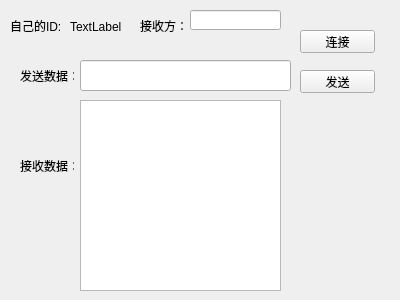
<?xml version="1.0" encoding="UTF-8"?>
<ui version="4.0">
 <class>Widget</class>
 <widget class="QWidget" name="Widget">
  <property name="geometry">
   <rect>
    <x>0</x>
    <y>0</y>
    <width>400</width>
    <height>300</height>
   </rect>
  </property>
  <property name="windowTitle">
   <string>client</string>
  </property>
  <widget class="QLineEdit" name="lineEdit">
   <property name="geometry">
    <rect>
     <x>80</x>
     <y>60</y>
     <width>211</width>
     <height>31</height>
    </rect>
   </property>
  </widget>
  <widget class="QLabel" name="label">
   <property name="geometry">
    <rect>
     <x>20</x>
     <y>70</y>
     <width>54</width>
     <height>12</height>
    </rect>
   </property>
   <property name="text">
    <string>发送数据：</string>
   </property>
  </widget>
  <widget class="QPushButton" name="pushButton">
   <property name="geometry">
    <rect>
     <x>300</x>
     <y>30</y>
     <width>75</width>
     <height>23</height>
    </rect>
   </property>
   <property name="text">
    <string>连接</string>
   </property>
  </widget>
  <widget class="QLabel" name="label_2">
   <property name="geometry">
    <rect>
     <x>20</x>
     <y>160</y>
     <width>54</width>
     <height>12</height>
    </rect>
   </property>
   <property name="text">
    <string>接收数据：</string>
   </property>
  </widget>
  <widget class="QPushButton" name="pushButton_2">
   <property name="geometry">
    <rect>
     <x>300</x>
     <y>70</y>
     <width>75</width>
     <height>23</height>
    </rect>
   </property>
   <property name="text">
    <string>发送</string>
   </property>
  </widget>
  <widget class="QTextBrowser" name="textBrowser">
   <property name="geometry">
    <rect>
     <x>80</x>
     <y>100</y>
     <width>201</width>
     <height>191</height>
    </rect>
   </property>
  </widget>
  <widget class="QLabel" name="label_3">
   <property name="geometry">
    <rect>
     <x>10</x>
     <y>20</y>
     <width>54</width>
     <height>12</height>
    </rect>
   </property>
   <property name="text">
    <string>自己的ID:</string>
   </property>
  </widget>
  <widget class="QLabel" name="label_4">
   <property name="geometry">
    <rect>
     <x>140</x>
     <y>20</y>
     <width>54</width>
     <height>12</height>
    </rect>
   </property>
   <property name="text">
    <string>接收方：</string>
   </property>
  </widget>
  <widget class="QLineEdit" name="le_rec">
   <property name="geometry">
    <rect>
     <x>190</x>
     <y>10</y>
     <width>91</width>
     <height>20</height>
    </rect>
   </property>
  </widget>
  <widget class="QLabel" name="label_lid">
   <property name="geometry">
    <rect>
     <x>70</x>
     <y>20</y>
     <width>58</width>
     <height>14</height>
    </rect>
   </property>
   <property name="text">
    <string>TextLabel</string>
   </property>
  </widget>
 </widget>
 <layoutdefault spacing="6" margin="11"/>
 <resources/>
 <connections/>
</ui>
